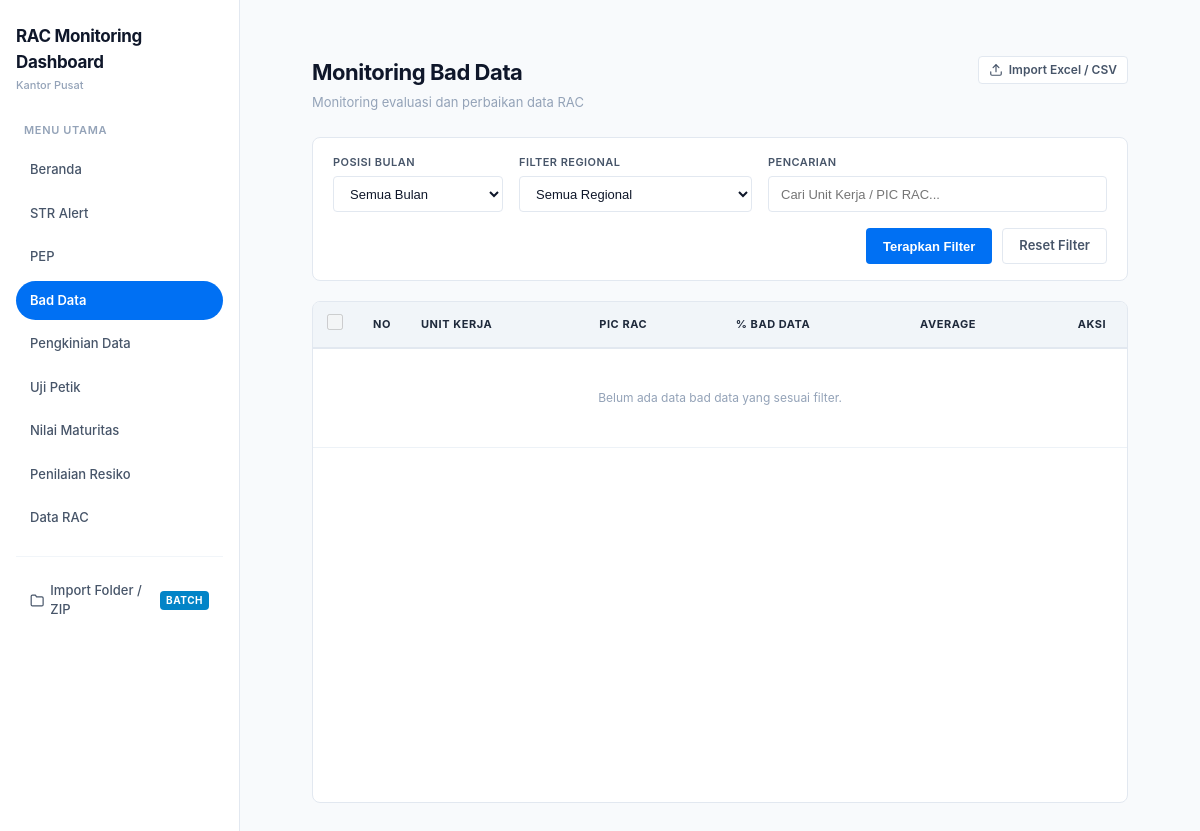
The page /bad-data.php on the database as committed earlier.
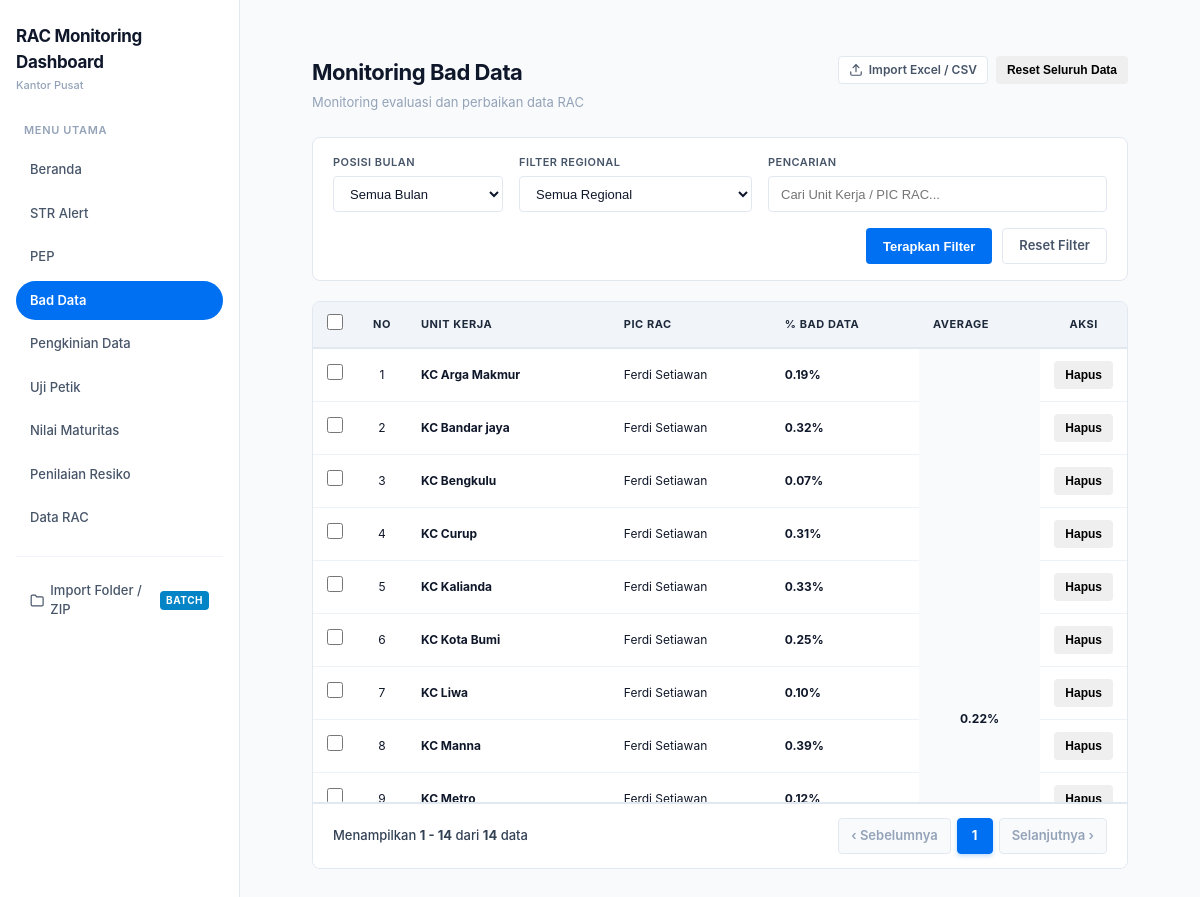
The same page on the database as committed later.
### tables this page shows
CREATE TABLE `bad_data` (
  `id` int(10) unsigned NOT NULL AUTO_INCREMENT,
  `no_urut` varchar(50) DEFAULT NULL,
  `branch` varchar(255) NOT NULL,
  `pic_rac` varchar(255) NOT NULL,
  `persentase` varchar(50) DEFAULT NULL,
  `average` varchar(50) DEFAULT NULL,
  `status` varchar(100) DEFAULT NULL,
  `month` varchar(100) DEFAULT NULL,
  `region` varchar(100) DEFAULT NULL,
  `created_at` timestamp NULL DEFAULT current_timestamp(),
  `updated_at` timestamp NULL DEFAULT current_timestamp() ON UPDATE current_timestamp(),
  `total_cif` varchar(50) DEFAULT NULL,
  `total` varchar(50) DEFAULT NULL,
  `reguler` varchar(50) DEFAULT NULL,
  `kerjasama` varchar(50) DEFAULT NULL,
  `bad_data_prev` varchar(50) DEFAULT NULL,
  `persentase_prev` varchar(50) DEFAULT NULL,
  `bad_data_curr` varchar(50) DEFAULT NULL,
  `persentase_curr` varchar(50) DEFAULT NULL,
  `perbaikan_bad_data` varchar(50) DEFAULT NULL,
  `bad_data_baru` varchar(50) DEFAULT NULL,
  `keterangan` text DEFAULT NULL,
  `tgl_prev` varchar(50) DEFAULT NULL,
  `tgl_curr` varchar(50) DEFAULT NULL,
  PRIMARY KEY (`id`),
  KEY `idx_branch_pic` (`branch`,`pic_rac`),
  KEY `idx_status` (`status`),
  KEY `idx_month` (`month`),
  KEY `idx_region` (`region`)
);

### includes/pic_rac_helper.php (called while the page is built, shortened)
<?php
if (!function_exists('attachPicRacGroupAverages')) {
    function attachPicRacGroupAverages(array $rows, string $valueCol, string $avgCol = 'average', string $picCol = 'pic_rac'): array {
        $n = count($rows);
        if ($n === 0) {
            return [];
        }
        $result = $rows;
        $i = 0;
        while ($i < $n) {
            $rawPic = trim((string)($result[$i][$picCol] ?? ''));
            $picKey = strtolower($rawPic);
            $j = $i;
            while ($j < $n && strtolower(trim((string)($result[$j][$picCol] ?? ''))) === $picKey) {
                $j++;
            }
            $groupCount = $j - $i;
            $numericValues = [];
            $hasPercentSign = false;
            $isDecimalPercent = false;
            for ($k = $i; $k < $j; $k++) {
                $rawVal = trim((string)($result[$k][$valueCol] ?? ''));
                if ($rawVal !== '' && $rawVal !== '-') {
                    if (str_contains($rawVal, '%')) {
                        $hasPercentSign = true;
                    }
                    $cleaned = str_replace(['%', ' '], '', $rawVal);
                    $cleaned = str_replace(',', '.', $cleaned);
                    if (is_numeric($cleaned)) {
                        $f = (float)$cleaned;
                        $numericValues[] = $f;
                    }
                }
            }
            $displayAvg = '-';
            if (!empty($numericValues)) {
                $avg = array_sum($numericValues) / count($numericValues);
                if ($valueCol === 'nilai_maturitas') {
                    $displayAvg = number_format($avg, 2, '.', '');
                } elseif ($hasPercentSign) {
                    $displayAvg = number_format($avg, 2, '.', '') . '%';
                } elseif ($isDecimalPercent) {
                    $displayAvg = number_format($avg, 4, '.', '');
                } else {
                    $displayAvg = number_format($avg, 2, '.', '');
                }
            } else {
                $storedAvg = trim((string)($result[$i][$avgCol] ?? ''));
                if ($storedAvg !== '' && $storedAvg !== '-') {
                    $displayAvg = $storedAvg;
                }
            }
            $displayRating = '-';
            $result[$i]['is_first_in_pic_group'] = true;
            $result[$i]['pic_group_rowspan'] = $groupCount;
            $result[$i]['pic_group_average'] = $displayAvg;
            $result[$i]['pic_group_rating'] = $displayRating;
            for ($k = $i + 1; $k < $j; $k++) {
                $result[$k]['is_first_in_pic_group'] = false;
                $result[$k]['pic_group_rowspan'] = 0;
                $result[$k]['pic_group_average'] = $displayAvg;
                $result[$k]['pic_group_rating'] = $displayRating;
            }
            $i = $j;
        }
        return $result;
    }
}

### bad-data.php (the view, shortened to what the rows shown need)
<?php
$pdo = getDbConnection();
$where = [];
$params = [];
$whereSql = !empty($where) ? 'WHERE ' . implode(' AND ', $where) : '';
$countStmt = $pdo->prepare("SELECT COUNT(*) FROM bad_data {$whereSql}");
$countStmt->execute($params);
$totalRecords = (int)$countStmt->fetchColumn();
$perPage = 50;
$totalPages = max(1, (int)ceil($totalRecords / $perPage));
$page = max(1, min($totalPages, (int)($_GET['page'] ?? 1)));
$offset = ($page - 1) * $perPage;
$dataSql = "SELECT * FROM bad_data {$whereSql} ORDER BY CASE WHEN pic_rac IS NULL OR TRIM(pic_rac) = '' OR pic_rac = '-' THEN 1 ELSE 0 END, pic_rac ASC, id ASC LIMIT :limit OFFSET :offset";
$dataStmt = $pdo->prepare($dataSql);
$dataStmt->bindValue(':limit', $perPage, PDO::PARAM_INT);
$dataStmt->bindValue(':offset', $offset, PDO::PARAM_INT);
$dataStmt->execute();
$pageData = $dataStmt->fetchAll(PDO::FETCH_ASSOC);
require_once __DIR__ . '/includes/pic_rac_helper.php';
$pageData = attachPicRacGroupAverages($pageData, 'persentase');
require_once __DIR__ . '/includes/header.php';
require_once __DIR__ . '/includes/sidebar.php';
?>
<main class="main-content">
    <div class="page-header" style="display:flex;justify-content:space-between;align-items:flex-start;gap:20px;">
        <div>
            <h2 class="page-title">Monitoring Bad Data</h2>
        </div>
    </div>
    <div class="table-wrapper">
        <div class="table-scroll">
            <table class="data-table">
                <thead>
                    <tr>
                        <th style="width:38px;text-align:center;">
                            <input
                                type="checkbox"
                                id="checkAllBadData"
                                title="Pilih Semua di Halaman Ini"
                                style="cursor:pointer;width:16px;height:16px;"
                                <?= empty($pageData) ? 'disabled' : '' ?>
                            >
                        </th>
                        <th style="width:50px;text-align:center;">NO</th>
                        <th>UNIT KERJA</th>
                        <th>PIC RAC</th>
                        <th>% BAD DATA</th>
                        <th>AVERAGE</th>
                        <th style="width:70px;text-align:center;">AKSI</th>
                    </tr>
                </thead>
                <tbody>
                    <?php if (empty($pageData)): ?>
                        <tr>
                            <td colspan="7" style="text-align:center;padding:40px;color:var(--text-muted);">
                                Belum ada data bad data yang sesuai filter.
                            </td>
                        </tr>
                    <?php else: ?>
                        <?php foreach ($pageData as $index => $row): ?>
                            <tr>
                                <td style="text-align:center;">
                                    <input
                                        type="checkbox"
                                        class="bad-data-check"
                                        value="<?= htmlspecialchars((string)($row['id'] ?? ''), ENT_QUOTES, 'UTF-8') ?>"
                                        style="cursor:pointer;width:16px;height:16px;"
                                        onchange="updateBulkActionState()"
                                    >
                                </td>
                                <td style="text-align:center;">
                                    <?= (int)($offset + $index + 1) ?>
                                </td>
                                <td>
                                    <strong><?= htmlspecialchars((string)($row['branch'] ?? '-'), ENT_QUOTES, 'UTF-8') ?></strong>
                                </td>
                                <td>
                                    <?= htmlspecialchars((string)($row['pic_rac'] ?? '-'), ENT_QUOTES, 'UTF-8') ?>
                                </td>
                                <td>
                                    <strong><?= htmlspecialchars((string)($row['persentase'] ?? '0%'), ENT_QUOTES, 'UTF-8') ?></strong>
                                </td>
                                <?php if (!empty($row['is_first_in_pic_group'])): ?>
                                    <td <?= ($row['pic_group_rowspan'] > 1) ? 'rowspan="' . (int)$row['pic_group_rowspan'] . '"' : '' ?> style="text-align:center;font-weight:700;vertical-align:middle;<?= ($row['pic_group_rowspan'] > 1) ? 'background:#f8fafc;' : '' ?>">
                                        <?= htmlspecialchars((string)($row['pic_group_average'] ?? '-'), ENT_QUOTES, 'UTF-8') ?>
                                    </td>
                                <?php endif; ?>
                                <td style="text-align:center;">
                                    <button type="button" class="btn btn-danger btn-sm" onclick="deleteSingleBadData(<?= (int)$row['id'] ?>)" title="Hapus baris ini">Hapus</button>
                                </td>
                            </tr>
                        <?php endforeach; ?>
                    <?php endif; ?>
                </tbody>
            </table>
        </div>
    </div>
</main>
<?php require_once __DIR__ . '/includes/footer.php'; ?>

Rows that differ between the two databases and show on the page:
added bad_data: index "1", branch "KC Arga Makmur", pic_rac "Ferdi Setiawan", persentase "0.19%", average "0.22%"
added bad_data: index "2", branch "KC Bandar jaya", pic_rac "Ferdi Setiawan", persentase "0.32%"
added bad_data: index "3", branch "KC Bengkulu", pic_rac "Ferdi Setiawan", persentase "0.07%"
added bad_data: index "4", branch "KC Curup", pic_rac "Ferdi Setiawan", persentase "0.31%"
added bad_data: index "5", branch "KC Kalianda", pic_rac "Ferdi Setiawan", persentase "0.33%"
added bad_data: index "6", branch "KC Kota Bumi", pic_rac "Ferdi Setiawan", persentase "0.25%"
added bad_data: index "7", branch "KC Liwa", pic_rac "Ferdi Setiawan", persentase "0.10%"
added bad_data: index "8", branch "KC Manna", pic_rac "Ferdi Setiawan", persentase "0.39%"
added bad_data: index "9", branch "KC Metro", pic_rac "Ferdi Setiawan", persentase "0.12%"
Other text that changed with them:
$offset + 1: (not shown) → "1"
min($offset + count($pageData), $totalRecords): (not shown) → "14"
$totalRecords: (not shown) → "14"
text no longer shown: "Belum ada data bad data yang sesuai filter."
text now shown: "Reset Seluruh Data Menampilkan - dari data ‹ Sebelumnya Selanjutnya ›"
new list line: "1"
